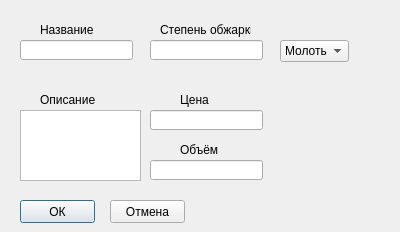
<?xml version="1.0" encoding="UTF-8"?>
<ui version="4.0">
 <class>Dialog</class>
 <widget class="QDialog" name="Dialog">
  <property name="geometry">
   <rect>
    <x>0</x>
    <y>0</y>
    <width>400</width>
    <height>232</height>
   </rect>
  </property>
  <property name="windowTitle">
   <string>Dialog</string>
  </property>
  <widget class="QLineEdit" name="name">
   <property name="geometry">
    <rect>
     <x>20</x>
     <y>40</y>
     <width>113</width>
     <height>20</height>
    </rect>
   </property>
  </widget>
  <widget class="QLineEdit" name="degree_of_roasting">
   <property name="geometry">
    <rect>
     <x>150</x>
     <y>40</y>
     <width>113</width>
     <height>20</height>
    </rect>
   </property>
  </widget>
  <widget class="QComboBox" name="comboBox">
   <property name="geometry">
    <rect>
     <x>280</x>
     <y>40</y>
     <width>69</width>
     <height>22</height>
    </rect>
   </property>
   <item>
    <property name="text">
     <string>Молотый</string>
    </property>
   </item>
   <item>
    <property name="text">
     <string>В зёрнах</string>
    </property>
   </item>
  </widget>
  <widget class="QPlainTextEdit" name="description">
   <property name="geometry">
    <rect>
     <x>20</x>
     <y>110</y>
     <width>121</width>
     <height>71</height>
    </rect>
   </property>
  </widget>
  <widget class="QLineEdit" name="cost">
   <property name="geometry">
    <rect>
     <x>150</x>
     <y>110</y>
     <width>113</width>
     <height>20</height>
    </rect>
   </property>
  </widget>
  <widget class="QLineEdit" name="volume">
   <property name="geometry">
    <rect>
     <x>150</x>
     <y>160</y>
     <width>113</width>
     <height>20</height>
    </rect>
   </property>
  </widget>
  <widget class="QLabel" name="label">
   <property name="geometry">
    <rect>
     <x>40</x>
     <y>20</y>
     <width>61</width>
     <height>20</height>
    </rect>
   </property>
   <property name="text">
    <string>Название</string>
   </property>
  </widget>
  <widget class="QLabel" name="label_2">
   <property name="geometry">
    <rect>
     <x>160</x>
     <y>20</y>
     <width>91</width>
     <height>20</height>
    </rect>
   </property>
   <property name="text">
    <string>Степень обжарки</string>
   </property>
  </widget>
  <widget class="QLabel" name="label_3">
   <property name="geometry">
    <rect>
     <x>40</x>
     <y>90</y>
     <width>61</width>
     <height>20</height>
    </rect>
   </property>
   <property name="text">
    <string>Описание</string>
   </property>
  </widget>
  <widget class="QLabel" name="label_4">
   <property name="geometry">
    <rect>
     <x>180</x>
     <y>90</y>
     <width>61</width>
     <height>20</height>
    </rect>
   </property>
   <property name="text">
    <string>Цена</string>
   </property>
  </widget>
  <widget class="QLabel" name="label_5">
   <property name="geometry">
    <rect>
     <x>180</x>
     <y>140</y>
     <width>61</width>
     <height>20</height>
    </rect>
   </property>
   <property name="text">
    <string>Объём</string>
   </property>
  </widget>
  <widget class="QPushButton" name="ok">
   <property name="geometry">
    <rect>
     <x>20</x>
     <y>200</y>
     <width>75</width>
     <height>23</height>
    </rect>
   </property>
   <property name="text">
    <string>ОК</string>
   </property>
  </widget>
  <widget class="QPushButton" name="cancel">
   <property name="geometry">
    <rect>
     <x>110</x>
     <y>200</y>
     <width>75</width>
     <height>23</height>
    </rect>
   </property>
   <property name="text">
    <string>Отмена</string>
   </property>
  </widget>
 </widget>
 <resources/>
 <connections>
  <connection>
   <sender>cancel</sender>
   <signal>clicked()</signal>
   <receiver>Dialog</receiver>
   <slot>reject()</slot>
   <hints>
    <hint type="sourcelabel">
     <x>147</x>
     <y>211</y>
    </hint>
    <hint type="destinationlabel">
     <x>199</x>
     <y>115</y>
    </hint>
   </hints>
  </connection>
 </connections>
</ui>
